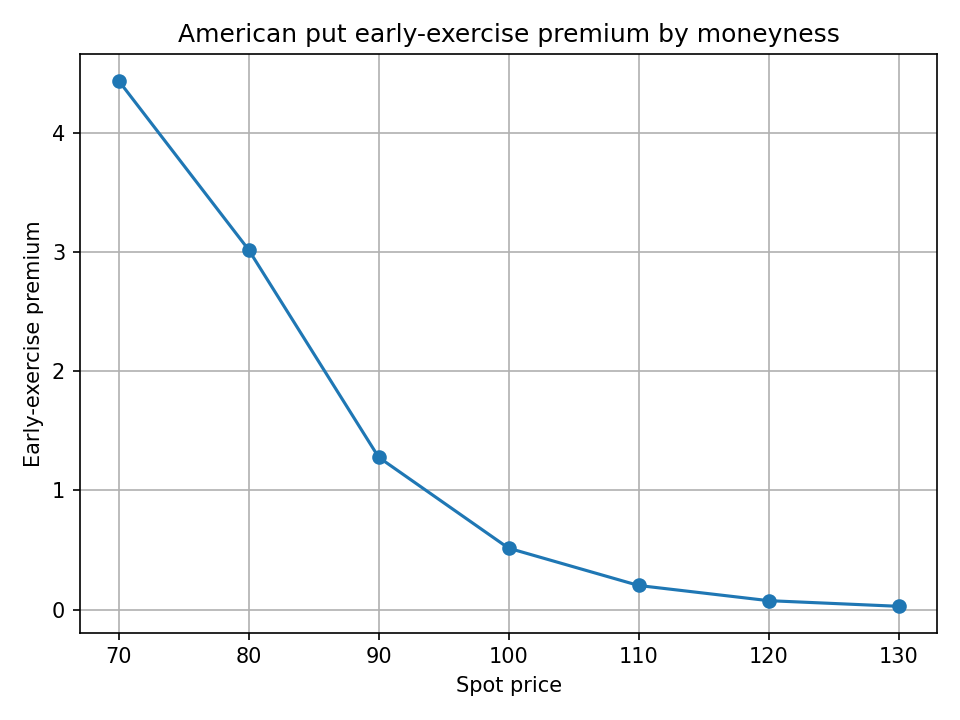

Here is the Python script that generated this plot:
import matplotlib.pyplot as plt

spots = [70, 80, 90, 100, 110, 120, 130]

premiums = [
    4.43561,
    3.01764,
    1.27802,
    0.515284,
    0.202515,
    0.0751994,
    0.0278306,
]

plt.plot(spots, premiums, marker="o")

plt.xlabel("Spot price")
plt.ylabel("Early-exercise premium")
plt.title("American put early-exercise premium by moneyness")

plt.grid(True)
plt.tight_layout()

plt.savefig(
    "analysis/american_put_moneyness.png",
    dpi=150,
)

plt.show()
